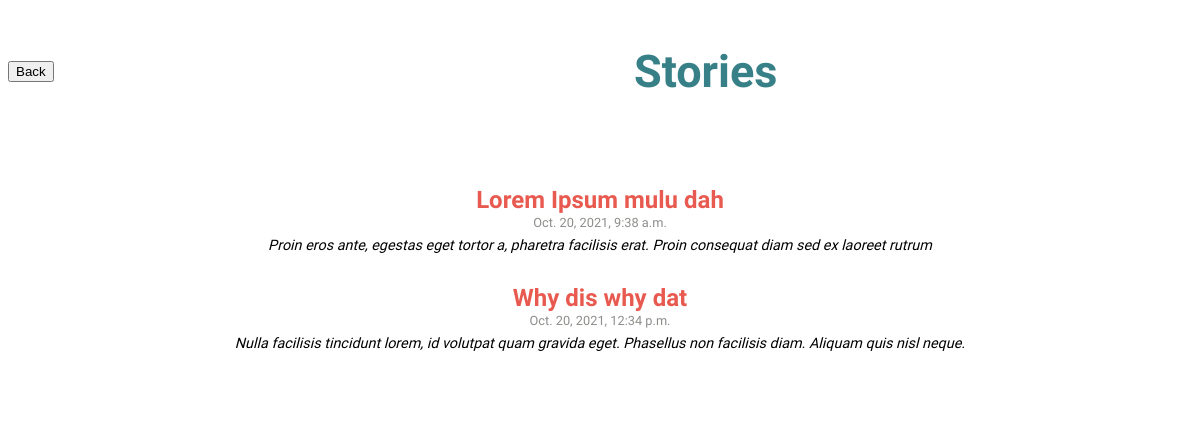
/stories/1, run on the app's committed database.
### home/models.py (models this page shows, shortened)
class StoryPost(models.Model):
    text = models.TextField()
    date = models.DateTimeField()
    title = models.CharField(max_length=40)
    summary = models.TextField()
    class Meta:
        ordering = ["date"]

### home/views.py (the view)
# urls.py: path('stories/<int:page>', views.stories, name='stories'),
def stories(request, page):
    stories_per_page = 3
    post = StoryPost.objects.order_by("date").all()[
        (page - 1) * stories_per_page : page * stories_per_page
    ]
    arg = {"posts": post,"show_button":True}
    return render(request, "template_stories.html", arg)

### home/templates/template_stories.html (shortened to what this page needs)
{% load static %}
<!DOCTYPE html>
<html>
  <head>
    <link rel="stylesheet" href="{% static 'style_post.css' %}" />
  </head>
<div class="post_holder"
  <body>
    <div class="header">
    {% if show_button is True %}
    <a class="buttonn" href="{% url 'home' %}"
    ><button type="button">Back</button></a>
    <div class="page_title"> <h2> Stories </h2></div>
 {% endif %}
    </div>
    <div {% if show_button is False %} class="home_stories" {% else %} class="stories" {% endif %}>
      {% for post in posts %}
      <div class="post">
        <details>
        <summary>
        <div class="posttitle">{{post.title}}</div>
        <div class="postdate">{{post.date}}</div>
        <div class="postsummary">{{post.summary}}</div>
        </summary>
        </details>
      </div>
      {% endfor %}
    </div>
  </body>
</div>
</html>

### home/static/style_post.css (style rules this page uses)
.page_title { color: #388087; font-size: 30px; text-align: center; font-family: "Sora", sans-serif; right: 2%; flex-grow: 1; }
.buttonn { flex-grow: 0.2; }
.header { display: flex; align-items: center; justify-content: center; }
.posttitle { color: #e85a4f; font-size: 1.5rem; text-align: center; padding-bottom: 1px; font-weight: 600; }
.postdate { color: #8e8d8a; text-align: center; font-size: 0.8rem; padding-bottom: 7px; }
.post { position: relative; padding: 15px; }
.stories { border-radius: 15px; width: 80%; margin-left: auto; margin-right: auto; margin-top: auto; margin-bottom: auto; background-color: white; padding: 3%; }
summary { font-family: "Trirong", serif; list-style: none; cursor: pointer; }
.postsummary { font-style: italic; font-weight: 300; font-size: 0.9rem; text-align: center; }

### data on the page
StoryPost: title "Lorem Ipsum mulu dah", date "Oct. 20, 2021, 9:38 a.m.", summary "Proin eros ante, egestas eget tortor a, pharetra facilisis erat. Proin consequat diam sed ex laoreet rutrum"
StoryPost: title "Why dis why dat", date "Oct. 20, 2021, 12:34 p.m.", summary "Nulla facilisis tincidunt lorem, id volutpat quam gravida eget. Phasellus non facilisis diam. Aliquam quis nisl neque."
